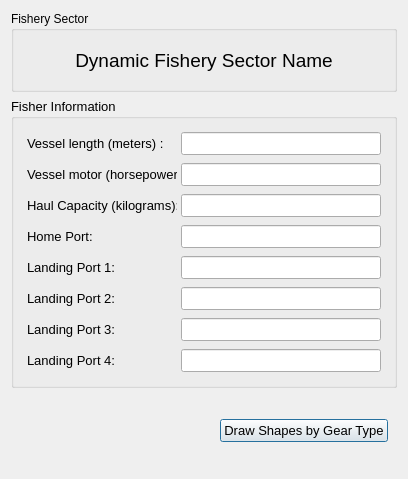
<ui version="4.0" >
 <author>Dane Springmeyer</author>
 <class>Fishery</class>
 <widget class="QDialog" name="Fishery" >
  <property name="geometry" >
   <rect>
    <x>0</x>
    <y>0</y>
    <width>404</width>
    <height>479</height>
   </rect>
  </property>
  <property name="windowTitle" >
   <string>OpenOceanMap - Interview</string>
  </property>
  <layout class="QVBoxLayout" >
   <item>
    <widget class="QGroupBox" name="groupBox" >
     <property name="minimumSize" >
      <size>
       <width>0</width>
       <height>63</height>
      </size>
     </property>
     <property name="title" >
      <string>Fishery Sector</string>
     </property>
     <layout class="QHBoxLayout" >
      <item>
       <widget class="QLabel" name="fishery_sector_label" >
        <property name="minimumSize" >
         <size>
          <width>0</width>
          <height>40</height>
         </size>
        </property>
        <property name="font" >
         <font>
          <pointsize>14</pointsize>
         </font>
        </property>
        <property name="text" >
         <string>Dynamic Fishery Sector Name</string>
        </property>
        <property name="alignment" >
         <set>Qt::AlignCenter</set>
        </property>
       </widget>
      </item>
     </layout>
    </widget>
   </item>
   <item>
    <layout class="QHBoxLayout" >
     <item>
      <widget class="QGroupBox" name="vessel_info" >
       <property name="font" >
        <font>
         <pointsize>10</pointsize>
        </font>
       </property>
       <property name="title" >
        <string>Fisher Information</string>
       </property>
       <layout class="QVBoxLayout" >
        <property name="spacing" >
         <number>0</number>
        </property>
        <item>
         <widget class="QWidget" native="1" name="vessel_length" >
          <property name="font" >
           <font>
            <pointsize>10</pointsize>
           </font>
          </property>
          <layout class="QHBoxLayout" >
           <property name="spacing" >
            <number>4</number>
           </property>
           <property name="leftMargin" >
            <number>4</number>
           </property>
           <property name="topMargin" >
            <number>4</number>
           </property>
           <property name="rightMargin" >
            <number>4</number>
           </property>
           <property name="bottomMargin" >
            <number>4</number>
           </property>
           <item>
            <widget class="QLabel" name="vessel_length_text" >
             <property name="minimumSize" >
              <size>
               <width>150</width>
               <height>0</height>
              </size>
             </property>
             <property name="maximumSize" >
              <size>
               <width>150</width>
               <height>16777215</height>
              </size>
             </property>
             <property name="font" >
              <font>
               <pointsize>10</pointsize>
              </font>
             </property>
             <property name="text" >
              <string>Vessel length (meters) :</string>
             </property>
            </widget>
           </item>
           <item>
            <widget class="QLineEdit" name="vessel_length_line" >
             <property name="enabled" >
              <bool>true</bool>
             </property>
             <property name="minimumSize" >
              <size>
               <width>200</width>
               <height>0</height>
              </size>
             </property>
             <property name="maximumSize" >
              <size>
               <width>200</width>
               <height>16777215</height>
              </size>
             </property>
             <property name="font" >
              <font>
               <pointsize>10</pointsize>
              </font>
             </property>
             <property name="contextMenuPolicy" >
              <enum>Qt::PreventContextMenu</enum>
             </property>
             <property name="text" >
              <string/>
             </property>
            </widget>
           </item>
          </layout>
         </widget>
        </item>
        <item>
         <widget class="QWidget" native="1" name="vessel_length_2" >
          <property name="font" >
           <font>
            <pointsize>10</pointsize>
           </font>
          </property>
          <layout class="QHBoxLayout" >
           <property name="spacing" >
            <number>4</number>
           </property>
           <property name="leftMargin" >
            <number>4</number>
           </property>
           <property name="topMargin" >
            <number>4</number>
           </property>
           <property name="rightMargin" >
            <number>4</number>
           </property>
           <property name="bottomMargin" >
            <number>4</number>
           </property>
           <item>
            <widget class="QLabel" name="vessel_motor_text" >
             <property name="minimumSize" >
              <size>
               <width>150</width>
               <height>0</height>
              </size>
             </property>
             <property name="maximumSize" >
              <size>
               <width>150</width>
               <height>16777215</height>
              </size>
             </property>
             <property name="font" >
              <font>
               <pointsize>10</pointsize>
              </font>
             </property>
             <property name="text" >
              <string>Vessel motor (horsepower):</string>
             </property>
            </widget>
           </item>
           <item>
            <widget class="QLineEdit" name="vessel_motor_line" >
             <property name="enabled" >
              <bool>true</bool>
             </property>
             <property name="minimumSize" >
              <size>
               <width>200</width>
               <height>0</height>
              </size>
             </property>
             <property name="maximumSize" >
              <size>
               <width>200</width>
               <height>16777215</height>
              </size>
             </property>
             <property name="font" >
              <font>
               <pointsize>10</pointsize>
              </font>
             </property>
             <property name="text" >
              <string/>
             </property>
            </widget>
           </item>
          </layout>
         </widget>
        </item>
        <item>
         <widget class="QWidget" native="1" name="vessel_length_3" >
          <property name="font" >
           <font>
            <pointsize>10</pointsize>
           </font>
          </property>
          <layout class="QHBoxLayout" >
           <property name="spacing" >
            <number>4</number>
           </property>
           <property name="leftMargin" >
            <number>4</number>
           </property>
           <property name="topMargin" >
            <number>4</number>
           </property>
           <property name="rightMargin" >
            <number>4</number>
           </property>
           <property name="bottomMargin" >
            <number>4</number>
           </property>
           <item>
            <widget class="QLabel" name="haul_capacity_text" >
             <property name="minimumSize" >
              <size>
               <width>150</width>
               <height>0</height>
              </size>
             </property>
             <property name="maximumSize" >
              <size>
               <width>150</width>
               <height>16777215</height>
              </size>
             </property>
             <property name="font" >
              <font>
               <pointsize>10</pointsize>
              </font>
             </property>
             <property name="text" >
              <string>Haul Capacity (kilograms):</string>
             </property>
            </widget>
           </item>
           <item>
            <widget class="QLineEdit" name="haul_capacity_line" >
             <property name="enabled" >
              <bool>true</bool>
             </property>
             <property name="minimumSize" >
              <size>
               <width>200</width>
               <height>0</height>
              </size>
             </property>
             <property name="maximumSize" >
              <size>
               <width>200</width>
               <height>16777215</height>
              </size>
             </property>
             <property name="font" >
              <font>
               <pointsize>10</pointsize>
              </font>
             </property>
             <property name="text" >
              <string/>
             </property>
            </widget>
           </item>
          </layout>
         </widget>
        </item>
        <item>
         <widget class="QWidget" native="1" name="home_port" >
          <property name="font" >
           <font>
            <pointsize>10</pointsize>
           </font>
          </property>
          <layout class="QHBoxLayout" >
           <property name="spacing" >
            <number>4</number>
           </property>
           <property name="leftMargin" >
            <number>4</number>
           </property>
           <property name="topMargin" >
            <number>4</number>
           </property>
           <property name="rightMargin" >
            <number>4</number>
           </property>
           <property name="bottomMargin" >
            <number>4</number>
           </property>
           <item>
            <widget class="QLabel" name="home_port_text" >
             <property name="minimumSize" >
              <size>
               <width>150</width>
               <height>0</height>
              </size>
             </property>
             <property name="maximumSize" >
              <size>
               <width>150</width>
               <height>16777215</height>
              </size>
             </property>
             <property name="font" >
              <font>
               <pointsize>10</pointsize>
              </font>
             </property>
             <property name="text" >
              <string>Home Port:</string>
             </property>
            </widget>
           </item>
           <item>
            <widget class="QLineEdit" name="home_port_line" >
             <property name="enabled" >
              <bool>true</bool>
             </property>
             <property name="minimumSize" >
              <size>
               <width>200</width>
               <height>0</height>
              </size>
             </property>
             <property name="maximumSize" >
              <size>
               <width>200</width>
               <height>16777215</height>
              </size>
             </property>
             <property name="font" >
              <font>
               <pointsize>10</pointsize>
              </font>
             </property>
             <property name="text" >
              <string/>
             </property>
            </widget>
           </item>
          </layout>
         </widget>
        </item>
        <item>
         <widget class="QWidget" native="1" name="home_port_4" >
          <property name="font" >
           <font>
            <pointsize>10</pointsize>
           </font>
          </property>
          <layout class="QHBoxLayout" >
           <property name="spacing" >
            <number>4</number>
           </property>
           <property name="leftMargin" >
            <number>4</number>
           </property>
           <property name="topMargin" >
            <number>4</number>
           </property>
           <property name="rightMargin" >
            <number>4</number>
           </property>
           <property name="bottomMargin" >
            <number>4</number>
           </property>
           <item>
            <widget class="QLabel" name="landing_port_text" >
             <property name="minimumSize" >
              <size>
               <width>150</width>
               <height>0</height>
              </size>
             </property>
             <property name="maximumSize" >
              <size>
               <width>150</width>
               <height>16777215</height>
              </size>
             </property>
             <property name="font" >
              <font>
               <pointsize>10</pointsize>
              </font>
             </property>
             <property name="text" >
              <string>Landing Port 1:</string>
             </property>
            </widget>
           </item>
           <item>
            <widget class="QLineEdit" name="landing_port_line" >
             <property name="enabled" >
              <bool>true</bool>
             </property>
             <property name="minimumSize" >
              <size>
               <width>200</width>
               <height>0</height>
              </size>
             </property>
             <property name="maximumSize" >
              <size>
               <width>200</width>
               <height>16777215</height>
              </size>
             </property>
             <property name="font" >
              <font>
               <pointsize>10</pointsize>
              </font>
             </property>
             <property name="text" >
              <string/>
             </property>
            </widget>
           </item>
          </layout>
         </widget>
        </item>
        <item>
         <widget class="QWidget" native="1" name="home_port_7" >
          <property name="font" >
           <font>
            <pointsize>10</pointsize>
           </font>
          </property>
          <layout class="QHBoxLayout" >
           <property name="spacing" >
            <number>4</number>
           </property>
           <property name="leftMargin" >
            <number>4</number>
           </property>
           <property name="topMargin" >
            <number>4</number>
           </property>
           <property name="rightMargin" >
            <number>4</number>
           </property>
           <property name="bottomMargin" >
            <number>4</number>
           </property>
           <item>
            <widget class="QLabel" name="landing_port_text_2" >
             <property name="minimumSize" >
              <size>
               <width>150</width>
               <height>0</height>
              </size>
             </property>
             <property name="maximumSize" >
              <size>
               <width>150</width>
               <height>16777215</height>
              </size>
             </property>
             <property name="font" >
              <font>
               <pointsize>10</pointsize>
              </font>
             </property>
             <property name="text" >
              <string>Landing Port 2:</string>
             </property>
            </widget>
           </item>
           <item>
            <widget class="QLineEdit" name="landing_port_line_2" >
             <property name="enabled" >
              <bool>true</bool>
             </property>
             <property name="minimumSize" >
              <size>
               <width>200</width>
               <height>0</height>
              </size>
             </property>
             <property name="maximumSize" >
              <size>
               <width>200</width>
               <height>16777215</height>
              </size>
             </property>
             <property name="font" >
              <font>
               <pointsize>10</pointsize>
              </font>
             </property>
             <property name="text" >
              <string/>
             </property>
            </widget>
           </item>
          </layout>
         </widget>
        </item>
        <item>
         <widget class="QWidget" native="1" name="home_port_8" >
          <property name="font" >
           <font>
            <pointsize>10</pointsize>
           </font>
          </property>
          <layout class="QHBoxLayout" >
           <property name="spacing" >
            <number>4</number>
           </property>
           <property name="leftMargin" >
            <number>4</number>
           </property>
           <property name="topMargin" >
            <number>4</number>
           </property>
           <property name="rightMargin" >
            <number>4</number>
           </property>
           <property name="bottomMargin" >
            <number>4</number>
           </property>
           <item>
            <widget class="QLabel" name="landing_port_text_3" >
             <property name="minimumSize" >
              <size>
               <width>150</width>
               <height>0</height>
              </size>
             </property>
             <property name="maximumSize" >
              <size>
               <width>150</width>
               <height>16777215</height>
              </size>
             </property>
             <property name="font" >
              <font>
               <pointsize>10</pointsize>
              </font>
             </property>
             <property name="text" >
              <string>Landing Port 3:</string>
             </property>
            </widget>
           </item>
           <item>
            <widget class="QLineEdit" name="landing_port_line_3" >
             <property name="enabled" >
              <bool>true</bool>
             </property>
             <property name="minimumSize" >
              <size>
               <width>200</width>
               <height>0</height>
              </size>
             </property>
             <property name="maximumSize" >
              <size>
               <width>200</width>
               <height>16777215</height>
              </size>
             </property>
             <property name="font" >
              <font>
               <pointsize>10</pointsize>
              </font>
             </property>
             <property name="text" >
              <string/>
             </property>
            </widget>
           </item>
          </layout>
         </widget>
        </item>
        <item>
         <widget class="QWidget" native="1" name="home_port_9" >
          <property name="font" >
           <font>
            <pointsize>10</pointsize>
           </font>
          </property>
          <layout class="QHBoxLayout" >
           <property name="spacing" >
            <number>4</number>
           </property>
           <property name="leftMargin" >
            <number>4</number>
           </property>
           <property name="topMargin" >
            <number>4</number>
           </property>
           <property name="rightMargin" >
            <number>4</number>
           </property>
           <property name="bottomMargin" >
            <number>4</number>
           </property>
           <item>
            <widget class="QLabel" name="landing_port_text_4" >
             <property name="minimumSize" >
              <size>
               <width>150</width>
               <height>0</height>
              </size>
             </property>
             <property name="maximumSize" >
              <size>
               <width>150</width>
               <height>16777215</height>
              </size>
             </property>
             <property name="font" >
              <font>
               <pointsize>10</pointsize>
              </font>
             </property>
             <property name="text" >
              <string>Landing Port 4:</string>
             </property>
            </widget>
           </item>
           <item>
            <widget class="QLineEdit" name="landing_port_line_4" >
             <property name="enabled" >
              <bool>true</bool>
             </property>
             <property name="minimumSize" >
              <size>
               <width>200</width>
               <height>0</height>
              </size>
             </property>
             <property name="maximumSize" >
              <size>
               <width>200</width>
               <height>16777215</height>
              </size>
             </property>
             <property name="font" >
              <font>
               <pointsize>10</pointsize>
              </font>
             </property>
             <property name="text" >
              <string/>
             </property>
            </widget>
           </item>
          </layout>
         </widget>
        </item>
       </layout>
      </widget>
     </item>
    </layout>
   </item>
   <item>
    <widget class="QWidget" native="1" name="button_box" >
     <layout class="QHBoxLayout" >
      <item>
       <spacer>
        <property name="orientation" >
         <enum>Qt::Horizontal</enum>
        </property>
        <property name="sizeHint" >
         <size>
          <width>40</width>
          <height>20</height>
         </size>
        </property>
       </spacer>
      </item>
      <item>
       <widget class="QPushButton" name="pbnSelectGear" >
        <property name="font" >
         <font>
          <pointsize>10</pointsize>
         </font>
        </property>
        <property name="text" >
         <string>Draw Shapes by Gear Type</string>
        </property>
       </widget>
      </item>
     </layout>
    </widget>
   </item>
  </layout>
 </widget>
 <resources/>
 <connections/>
</ui>
